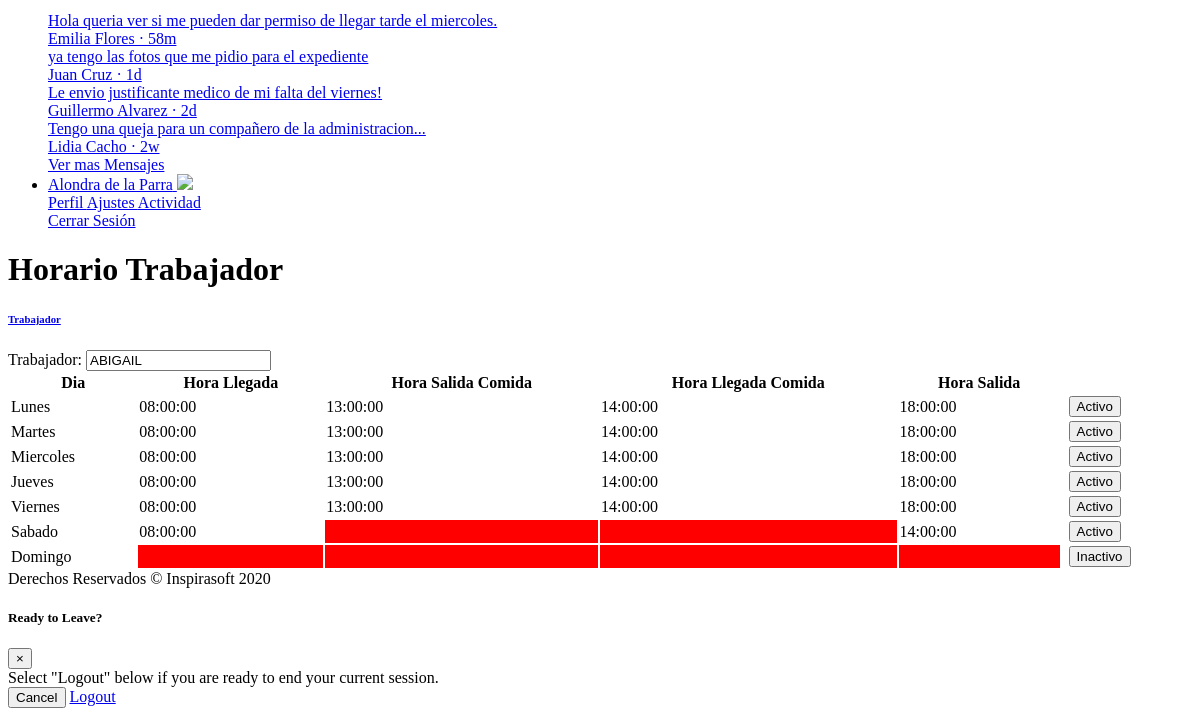
Before: /horarios_trabajador.php?id_trabajador=1 (lower part) with the older database file.
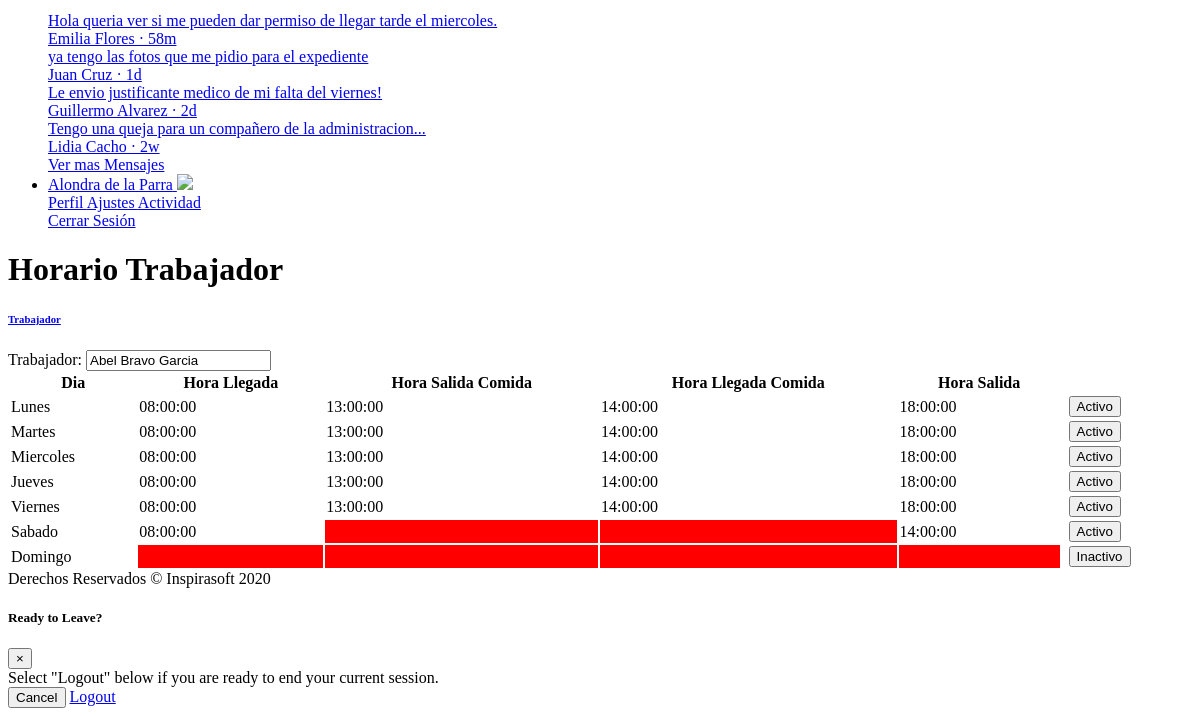
After: the same page with the newer database file.
### tables this page shows
CREATE TABLE `trabajadores` (
  `id` int(11) NOT NULL,
  `nombre` varchar(50) DEFAULT NULL,
  `direccion` varchar(75) DEFAULT NULL,
  `telefono` varchar(10) DEFAULT NULL,
  `genero` varchar(10) DEFAULT NULL,
  `estado_civil` varchar(10) DEFAULT NULL,
  `id_departamento` int(11) DEFAULT NULL,
  `puesto` varchar(45) DEFAULT NULL,
  `tipo_pago` varchar(45) DEFAULT NULL,
  `sueldo` decimal(8,2) DEFAULT NULL,
  `tarjeta` varchar(32) DEFAULT NULL,
  `fecha_ingreso` date DEFAULT NULL,
  `fecha_nacimiento` date DEFAULT NULL,
  `id_temporal` int(11) DEFAULT NULL
);

### horarios_trabajador.php (the view, shortened to what the changed rows need)
<?php
include 'sidebar.php';
$id_trabajador = htmlspecialchars($_GET['id_trabajador']);
$sql_empleado = "SELECT nombre FROM trabajadores WHERE id=$id_trabajador";
$consulta_empleado = mysqli_query($conexion, $sql_empleado);
$row_empleado = mysqli_fetch_assoc($consulta_empleado);
$nombre_trabajador = $row_empleado['nombre'];
?>
<link href="css/sliden-button.css" rel="stylesheet">
<div id="content">
    <div class="container-fluid">
        <h1 class="h3 mb-4 text-gray-800">Horario Trabajador</h1>
        <div class="row alta_row">
            <div class="card shadow mb-4">
                <div class="collapse show" id="LISTA">
                    <div class="card-body">
                        <div class="container">
                            <div class="row">
                                <div class="col">
                                    <label>Trabajador:</label>
                                    <input type="text" class="form-control" value="<?php echo $nombre_trabajador; ?>" readonly>
                                </div>
                            </div>
                            <div class="row">
                                <div class="col-lg-12">
                                    <div class="table-responsive">
                                        <table class="table table-striped table-bordered" style="width:100%" data-pagecount="1">
                                            <thead>
                                                <tr>
                                                    <th>Dia</th>
                                                    <th>Hora Llegada</th>
                                                    <th>Hora Salida Comida</th>
                                                    <th>Hora Llegada Comida</th>
                                                    <th>Hora Salida</th>
                                                    <th></th>
                                                    <th></th>
                                                </tr>
                                            </thead>
                                        </table>
                                    </div>
                                </div>
                            </div>
                        </div>
                    </div>
                </div>
            </div>
        </div>
    </div>
</div>
<?php include 'footer.php'; ?>

Changed rows visible on the page:
changed trabajadores: nombre "ABIGAIL" → "Abel Bravo Garcia"
